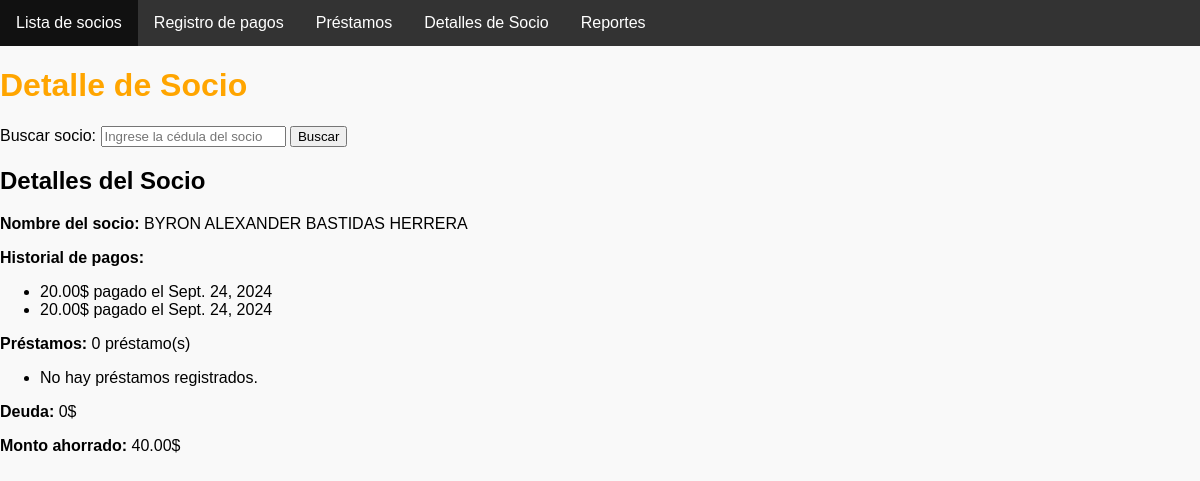
/socios/socios/detalles_socio/19/ (signed in), run on the app's committed database.
### socios/models.py (models this page shows)
class Socio(models.Model):
    nombre = models.CharField(max_length=50)
    apellidos = models.CharField(max_length=50)
    numero_cuenta = models.CharField(max_length=20, unique=True)
    total_dinero = models.DecimalField(max_digits=12, decimal_places=2)
    prestamos = models.IntegerField(default=0)
    deuda = models.DecimalField(max_digits=12, decimal_places=2, default=0.00)

class PagoMensualidad(models.Model):
    socio = models.ForeignKey(Socio, on_delete=models.CASCADE)
    monto = models.DecimalField(max_digits=10, decimal_places=2)
    mes = models.CharField(max_length=20, default='Enero')  # Valor por defecto
    fecha_pago = models.DateField(default=timezone.now)

### socios/views.py (the view)
# urls.py: path('detalles_socio/', views.detalles_socio, name='detalles_socio'),  # Ruta para los detalles del socio
@login_required
def detalles_socio(request, id=None):
    cedula = request.GET.get('cedula')  # Mantener la opción de buscar por cédula
    socio = None
    pagos = []
    prestamos = []
    deuda_total = 0
    monto_ahorrado = 0
    if id:  # Si el id del socio es proporcionado en la URL
        socio = get_object_or_404(Socio, id=id)
    elif cedula:  # Si se busca por cédula en el formulario
        try:
            socio = Socio.objects.get(numero_cuenta=cedula)
        except Socio.DoesNotExist:
            socio = None
    if socio:
        pagos = PagoMensualidad.objects.filter(socio=socio)
        prestamos = Prestamo.objects.filter(socio=socio)
        deuda_total = sum(prestamo.saldo_actual for prestamo in prestamos)
        monto_ahorrado = sum(pago.monto for pago in pagos if pago.monto == 20.00)
    return render(request, 'socios/detalles_socio.html', {
        'socio': socio,
        'pagos': pagos,
        'prestamos': prestamos,
        'deuda_total': deuda_total,  # Pasar la deuda total a la plantilla
        'monto_ahorrado': monto_ahorrado,  # Pasar el monto ahorrado a la plantilla
        'cedula': cedula
    })

### templates/socios/detalles_socio.html (shortened to what this page needs)
{% extends 'socios/base.html' %}
{% block content %}
    <h1>Detalle de Socio</h1>
    <form method="GET" action="{% url 'detalles_socio' %}">
        <label for="cedula">Buscar socio:</label>
        <input type="text" id="cedula" name="cedula" placeholder="Ingrese la cédula del socio" required>
        <button type="submit">Buscar</button>
    </form>
    {% if socio %}
        <h2>Detalles del Socio</h2>
        <p><strong>Nombre del socio:</strong> {{ socio.nombre }} {{ socio.apellidos }}</p>
        <p><strong>Historial de pagos:</strong></p>
        <ul>
            {% for pago in pagos %}
                <li>{{ pago.monto }}$ pagado el {{ pago.fecha_pago }}</li>
            {% empty %}
                <li>No hay pagos registrados.</li>
            {% endfor %}
        </ul>
        <p><strong>Préstamos:</strong> {{ prestamos|length }} préstamo(s)</p>
        <ul>
            {% for prestamo in prestamos %}
                <li>Préstamo de {{ prestamo.cantidad }}$ con saldo de {{ prestamo.saldo_actual }}$</li>
            {% empty %}
                <li>No hay préstamos registrados.</li>
            {% endfor %}
        </ul>
        <p><strong>Deuda:</strong> {{ deuda_total }}$</p>
        <p><strong>Monto ahorrado:</strong> {{ monto_ahorrado }}$</p>
    {% elif cedula %}
        <p style="color: red;">No se encontró un socio con la cédula "{{ cedula }}".</p>
    {% endif %}
{% endblock %}

### socios/static/css/styles.css (style rules this page uses)
body { font-family: Arial, sans-serif; margin: 0; padding: 0; background-color: #f9f9f9; }
h1 { color: orange; }

### data on the page
Socio: nombre "BYRON ALEXANDER", apellidos "BASTIDAS HERRERA"
PagoMensualidad: monto "20.00", fecha_pago "Sept. 24, 2024"
PagoMensualidad: monto "20.00", fecha_pago "Sept. 24, 2024"

### other printed values
{{ prestamos|length }} "0"
{{ deuda_total }} "0"
{{ monto_ahorrado }} "40.00"
